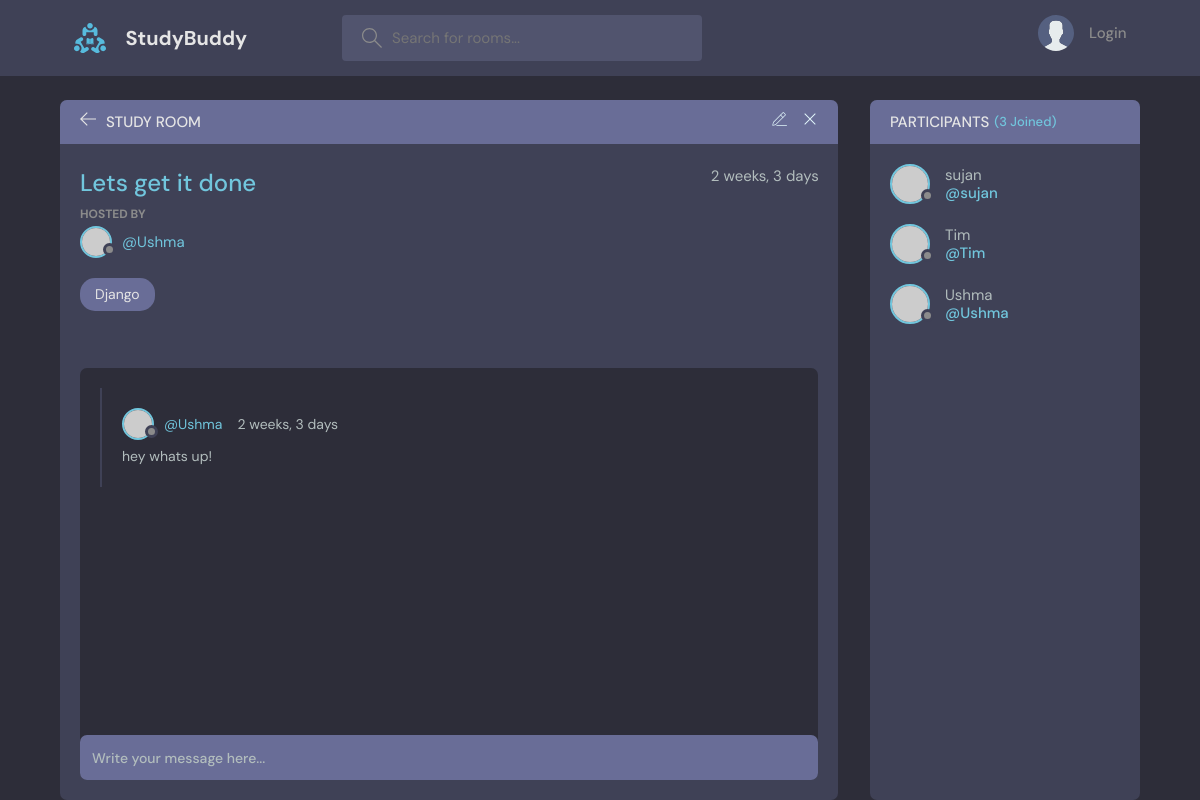
/room/6/, run on an earlier commit of the app's database.
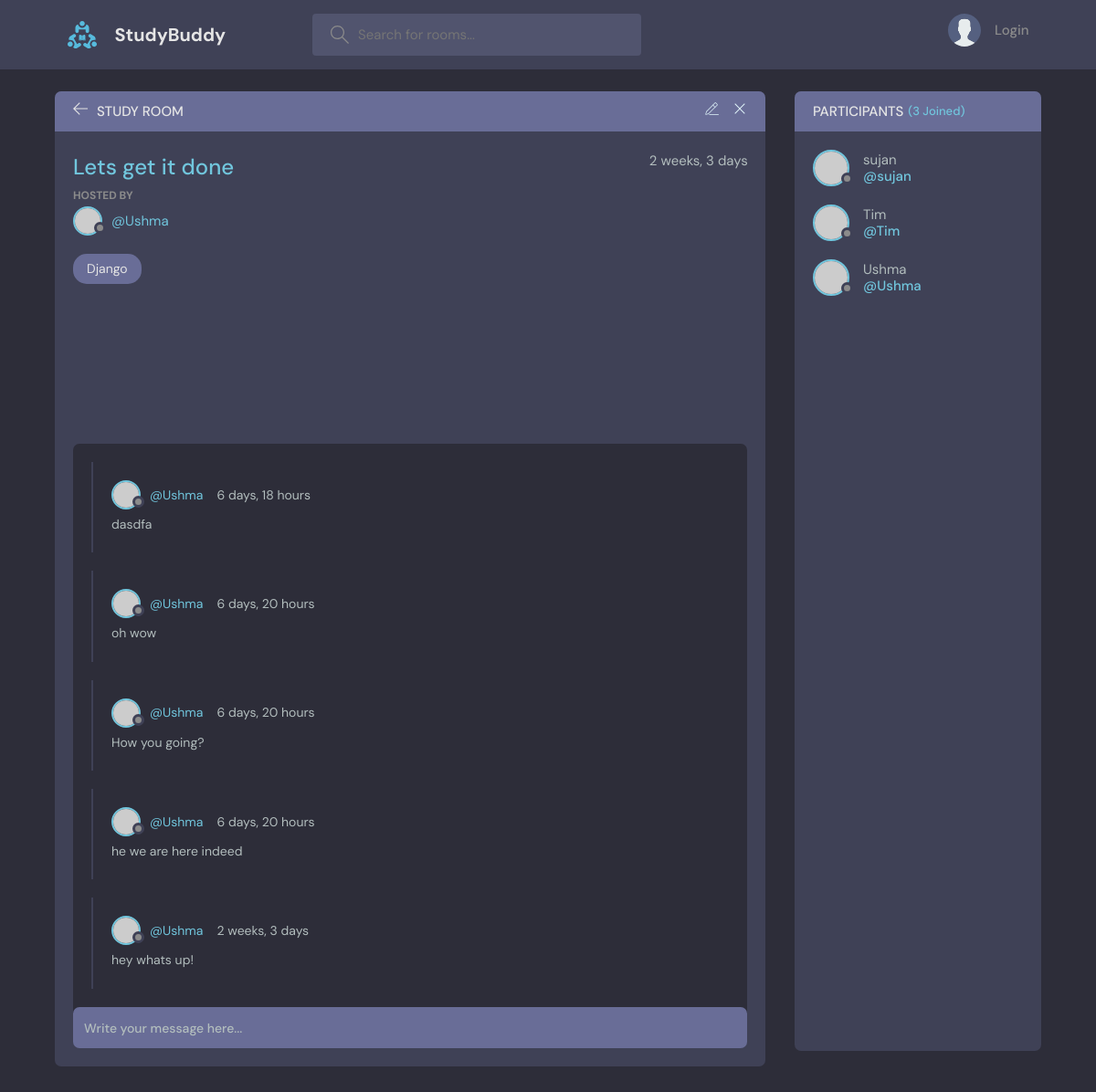
And on a later commit of the database.
### base/models.py (models this page shows, shortened)
class Room(models.Model):
    host = models.ForeignKey(User, on_delete=models.SET_NULL, null=True)
    topic = models.ForeignKey(Topic, on_delete=models.SET_NULL, null=True)
    name = models.CharField(max_length=200)
    description = models.TextField(null=True, blank=True)
    participants = models.ManyToManyField(User, related_name='participants', blank=True)
    updated = models.DateTimeField(auto_now=True)
    created = models.DateTimeField(auto_now_add=True)
    class Meta:
        ordering = ['-updated', '-created']

class Topic(models.Model):
    name = models.CharField(max_length=200)
    def __str__(self):
        return self.name

class Message(models.Model):
    user = models.ForeignKey(User, on_delete=models.CASCADE)
    room = models.ForeignKey(Room, on_delete=models.CASCADE)
    body = models.TextField()
    updated = models.DateTimeField(auto_now=True)
    created = models.DateTimeField(auto_now_add=True)
    class Meta:
        ordering = ['-updated', '-created']

### base/views.py (the view, shortened to what this page needs)
# urls.py: path('room/<str:pk>/', views.room, name="room"),
def room(request, pk):
    room = Room.objects.get(id=pk)
    room_messages = Message.objects.filter(room_id = pk).order_by('-created')
    participants = room.participants.all()
    context = {'room': room, 'room_messages': room_messages, 'participants': participants}
    return render(request,'base/room.html', context)

### base/templates/base/room.html (shortened to what this page needs)
{% extends 'main.html' %}
{% block content %}
  <main class="profile-page layout layout--2">
      <div class="container">
        <div class="room">
          <div class="room__top">
            <div class="room__topLeft">
              <a href="index.html">
                <svg version="1.1" xmlns="http://www.w3.org/2000/svg" width="32" height="32" viewBox="0 0 32 32">
                  <title>arrow-left</title>
                  <path
                    d="M13.723 2.286l-13.723 13.714 13.719 13.714 1.616-1.611-10.96-10.96h27.625v-2.286h-27.625l10.965-10.965-1.616-1.607z"
                  ></path>
                </svg>
              </a>
              <h3>Study Room</h3>
            </div>
            <div class="room__topRight">
              <a href="{% url 'update-room' room.id %}">
              </a>
              <a href="{% url 'delete-room' room.id %}">
                <svg version="1.1" xmlns="http://www.w3.org/2000/svg" width="32" height="32" viewBox="0 0 32 32">
                  <title>remove</title>
                  <path
                    d="M27.314 6.019l-1.333-1.333-9.98 9.981-9.981-9.981-1.333 1.333 9.981 9.981-9.981 9.98 1.333 1.333 9.981-9.98 9.98 9.98 1.333-1.333-9.98-9.98 9.98-9.981z"
                  ></path>
                </svg>
              </a>
            </div>
          </div>
          <div class="room__box scroll">
            <div class="room__header scroll">
              <div class="room__info">
                <h3>{{room.name}}</h3>
                <span>{{room.created|timesince}}</span>
              </div>
              <div class="room__hosted">
                <p>Hosted By</p>
                <a href="#" class="room__author">
                  <div class="avatar avatar--small">
                    <img src="https://randomuser.me/api/portraits/men/37.jpg" />
                  </div>
                  <span>@{{room.host}}</span>
                </a>
              </div>
              <span class="room__topics">{{room.topic}}</span>
            </div>
            <div class="room__conversation">
              <div class="threads scroll">
                {% for message in room_messages %}
                <div class="thread">
                  <div class="thread__top">
                    <div class="thread__author">
                      <a href="{% url 'profile' message.user.id %}" class="thread__authorInfo">
                        <div class="avatar avatar--small">
                          <img src="https://randomuser.me/api/portraits/men/37.jpg" />
                        </div>
                        <span>@{{message.user}}</span>
                      </a>
                      <span class="thread__date">{{message.created|timesince}}</span>
                    </div>
                  </div>
                  <div class="thread__details">
                    {{message.body}}
                  </div>
                </div>
                {% endfor %}
              </div>
            </div>
          </div>
          <div class="room__message">
            <form action="" method="post">{% csrf_token %}<input name="body" placeholder="Write your message here..." /></form>
          </div>
        </div>
        <div class="participants">
          <h3 class="participants__top">Participants <span>({{participants.count}} Joined)</span></h3>
          <div class="participants__list scroll">
            {% for user in participants %}
            <a href="{% url 'profile' user.id %}" class="participant">
              <div class="avatar avatar--medium">
                <img src="https://randomuser.me/api/portraits/men/37.jpg" />
              </div>
              <p>
                {{user.username}}
                <span>@{{user}}</span>
              </p>
            </a>
            {% endfor %}
          </div>
        </div>
      </div>
    </main>
{% endblock %}

### templates/main.html (shortened to what this page needs)
<!DOCTYPE html>
<html lang="en">
{% load static %}
<head>
    <link rel="stylesheet" href="{% static 'styles/style.css' %}" />
</head>
<body>
    {% include 'navbar.html'%}
    {% block content %}
    {% endblock content %}
</body>
</html>

### templates/navbar.html (shortened to what this page needs)
{% load static%}
    <header class="header header--loggedIn">
      <div class="container">
        <a href="/" class="header__logo">
          <img src="{% static 'images/logo.svg' %}" />
          <h1>StudyBuddy</h1>
        </a>
        <form class="header__search" action="{% url 'home' %}" method="GET">
          <label>
            <input placeholder="Search for rooms..." type="text" name="q"/>
          </label>
        </form>
        <nav class="header__menu">
{% if request.user.is_authenticated %}
          <div class="header__user">
            <a href="{% url 'profile' user.id %}">
              <div class="avatar avatar--medium active">
                <img src="https://randomuser.me/api/portraits/men/37.jpg" />
              </div>
              <p>{{request.user.username}} <span>@{{request.user.username}}</span></p>
            </a>
            <button class="dropdown-button">
              <svg version="1.1" xmlns="http://www.w3.org/2000/svg" width="32" height="32" viewBox="0 0 32 32">
                <title>chevron-down</title>
                <path d="M16 21l-13-13h-3l16 16 16-16h-3l-13 13z"></path>
              </svg>
            </button>
          </div>
          <div class="dropdown-menu">
            <a href="{% url 'update-user' %}" class="dropdown-link"
              ><svg version="1.1" xmlns="http://www.w3.org/2000/svg" width="32" height="32" viewBox="0 0 32 32">
                <title>tools</title>
                <path
                  d="M27.465 32c-1.211 0-2.35-0.471-3.207-1.328l-9.392-9.391c-2.369 0.898-4.898 0.951-7.355 0.15-3.274-1.074-5.869-3.67-6.943-6.942-0.879-2.682-0.734-5.45 0.419-8.004 0.135-0.299 0.408-0.512 0.731-0.572 0.32-0.051 0.654 0.045 0.887 0.277l5.394 5.395 3.586-3.586-5.394-5.395c-0.232-0.232-0.336-0.564-0.276-0.887s0.272-0.596 0.572-0.732c2.552-1.152 5.318-1.295 8.001-0.418 3.274 1.074 5.869 3.67 6.943 6.942 0.806 2.457 0.752 4.987-0.15 7.358l9.392 9.391c0.844 0.842 1.328 2.012 1.328 3.207-0 2.5-2.034 4.535-4.535 4.535zM15.101 19.102c0.26 0 0.516 0.102 0.707 0.293l9.864 9.863c0.479 0.479 1.116 0.742 1.793 0.742 1.398 0 2.535-1.137 2.535-2.535 0-0.668-0.27-1.322-0.742-1.793l-9.864-9.863c-0.294-0.295-0.376-0.74-0.204-1.119 0.943-2.090 1.061-4.357 0.341-6.555-0.863-2.631-3.034-4.801-5.665-5.666-1.713-0.561-3.468-0.609-5.145-0.164l4.986 4.988c0.391 0.391 0.391 1.023 0 1.414l-5 5c-0.188 0.188-0.441 0.293-0.707 0.293s-0.52-0.105-0.707-0.293l-4.987-4.988c-0.45 1.682-0.397 3.436 0.164 5.146 0.863 2.631 3.034 4.801 5.665 5.666 2.2 0.721 4.466 0.604 6.555-0.342 0.132-0.059 0.271-0.088 0.411-0.088z"
                ></path>
              </svg>
              Settings</a
            >
            <a href="{% url 'logout' %}" class="dropdown-link"
              ><svg version="1.1" xmlns="http://www.w3.org/2000/svg" width="32" height="32" viewBox="0 0 32 32">
                <title>sign-out</title>
                <path
                  d="M3 0h22c0.553 0 1 0 1 0.553l-0 3.447h-2v-2h-20v28h20v-2h2l0 3.447c0 0.553-0.447 0.553-1 0.553h-22c-0.553 0-1-0.447-1-1v-30c0-0.553 0.447-1 1-1z"
                ></path>
                <path
                  d="M21.879 21.293l1.414 1.414 6.707-6.707-6.707-6.707-1.414 1.414 4.293 4.293h-14.172v2h14.172l-4.293 4.293z"
                ></path>
              </svg>
              Logout</a
            >
          </div>
{% else %}
          <a href="{% url 'login' %}">
            <img src= "{% static 'images/avatar.svg' %}" />
            <p>Login</p>
          </a>
{% endif %}
        </nav>
      </div>
    </header>

What changed in the data, as far as the page shows it:
added Message: user "Ushma", created "6 days, 18 hours", body "dasdfa"
added Message: user "Ushma", created "6 days, 20 hours", body "oh wow"
added Message: user "Ushma", created "6 days, 20 hours", body "How you going?"
added Message: user "Ushma", created "6 days, 20 hours", body "he we are here indeed"
